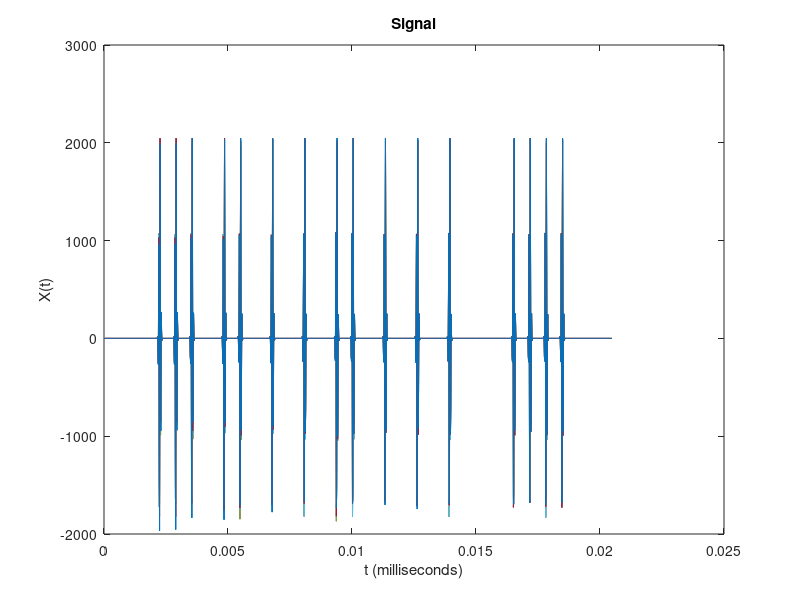
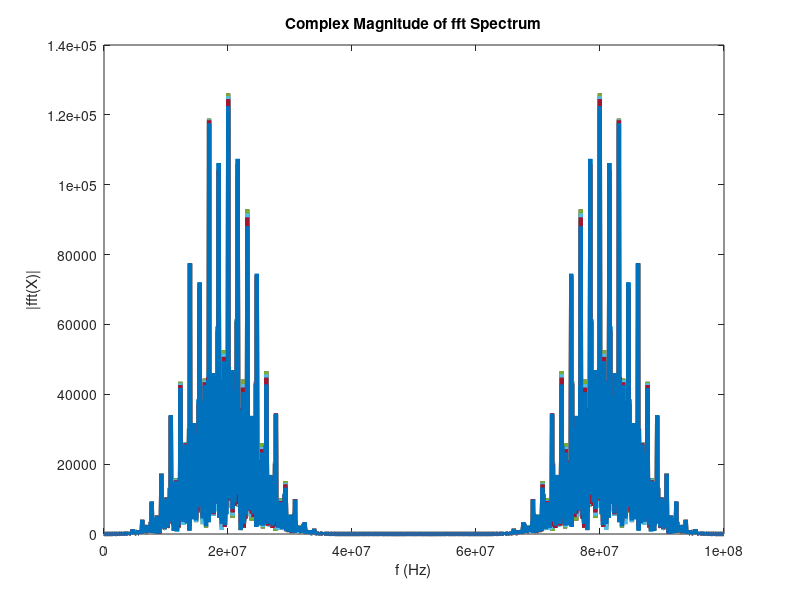

Write MATLAB code to recreate these figures, in order. (Note: this script raises an error after producing the figures.)

load Student_data.mat
Fs = f_adc;            % Sampling frequency                    
T = 1/Fs;             % Sampling period
X = raw_data_full';
L1 = length(X);             % Length of signal
L2 = length(ind_dels);
t1 = (0:L1-1)*T;        % Time vector
t2 = (0:L2-1)*T;

figure(1)
plot(1000*t1,X)
title("Signal")
xlabel("t (milliseconds)")
ylabel("X(t)")


Y = fft(X);

figure(2)
plot(Fs/L1*(0:L1-1),abs(Y),"LineWidth",3)
title("Complex Magnitude of fft Spectrum")
xlabel("f (Hz)")
ylabel("|fft(X)|")


Fs = 300;  % Sampling Frequency

Fpass = 45;              % Passband Frequency
Fstop = 50;              % Stopband Frequency
Dpass = 0.057501127785;  % Passband Ripple
Dstop = 0.001;           % Stopband Attenuation
dens  = 20;              % Density Factor

% Calculate the order from the parameters using FIRPMORD.
[N, Fo, Ao, W] = firpmord([Fpass, Fstop]/(Fs/2), [1 0], [Dpass, Dstop]);

% Calculate the coefficients using the FIRPM function.
b  = firpm(N, Fo, Ao, W, {dens});
Hd = dfilt.dffir(b);

Z=X(1:length(ind_dels), 1:8)';

%G=filter(Hd, Z, 1);
G=Z;

V=X(ind_dels);

A=sum(V);

figure(3)
plot(1000*t2,A)
title("Signal")
xlabel("t (milliseconds)")
ylabel("X(t)")


max_ind_diff=max(ind_dels(1)-ind_dels(4))



